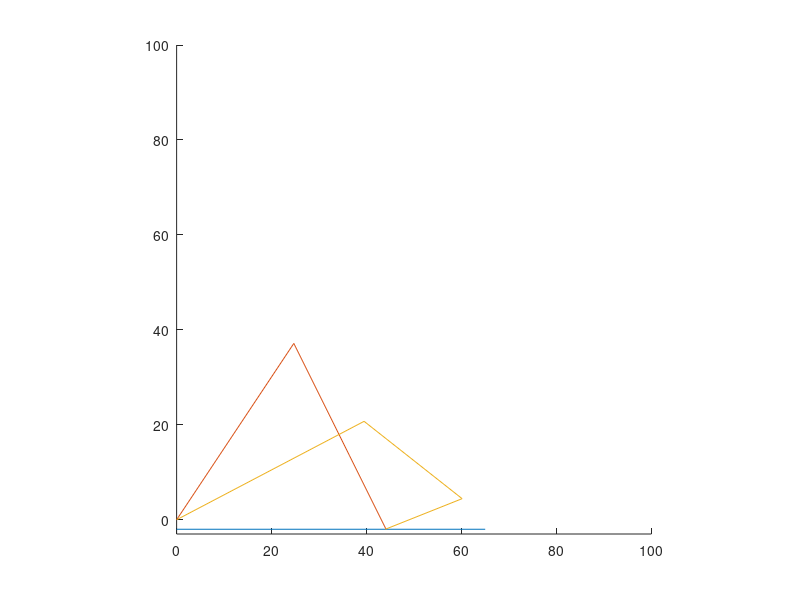
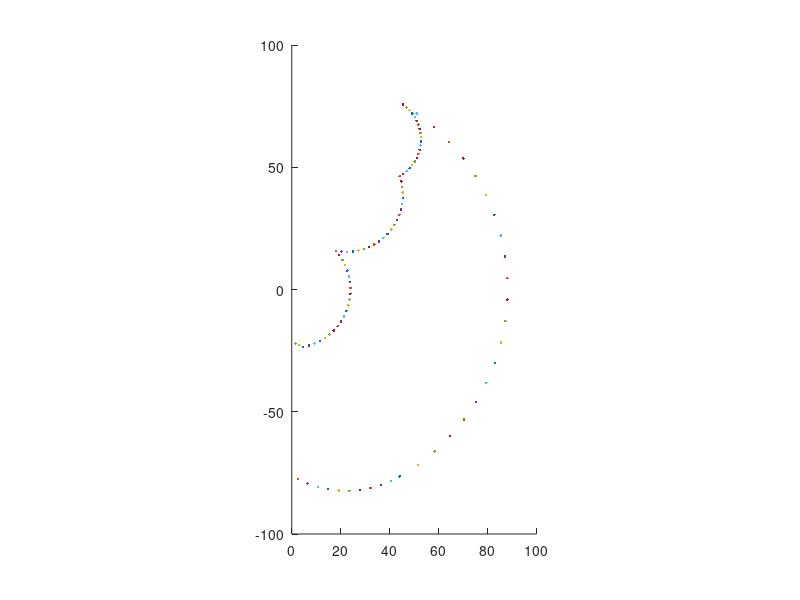

These charts were generated, in order, by the following MATLAB code:
1;

% Start of Global Script
global len_prox = 44.6;
global len_inter = 26.3;
global len_distal = 17.4; 

global lb_angle_prox   = -pi /3;
global lb_angle_inter  = -2*pi/3;
global lb_angle_distal = -2*pi/3;

global ub_angle_prox   = pi/3;
global ub_angle_inter  = 0;
global ub_angle_distal = 0;

global error_margin = 0.1;


% Clamp functions as expected
function f = clamp(angle, min, max)
  f=angle;
  if(angle<min) f=min;
  elseif(angle>max) f=max; endif
endfunction

function T = rotateJoint(angle,length,lb,ub)
  angle = clamp(angle,lb,ub);
  T = [ cos(angle), -sin(angle), 0, length*cos(angle);
        sin(angle),  cos(angle), 0, length*sin(angle);
                 0,           0, 1,                 0;
                 0,           0, 0,                 1];
endfunction

% Works as expected
function inv_j = calcInvJacobian(len_prox, len_inter, len_distal, angle_prox, angle_inter)

  j = [-len_prox*sin(angle_prox )-len_inter*sin(angle_prox + angle_inter)-len_distal*sin(angle_prox+(5/3)*angle_inter), -len_inter*sin(angle_prox+angle_inter)-len_prox*sin(angle_prox+(5/3)*angle_inter);
        len_prox*cos(angle_prox )+len_inter*cos(angle_prox + angle_inter)+len_distal*cos(angle_prox+(5/3)*angle_inter),  len_inter*cos(angle_prox+angle_inter)+len_distal*cos(angle_prox+(5/3)*angle_inter)]
  
  D = j(1,1)* j(2,2) - j(1,2)*j(2,1);
  inv_j = (1/D) * [j(2,2), -1*j(1,2); -1*j(2,1), j(1,1)];

endfunction

function [X,Y] = forwardKinematics(angle_prox, angle_inter, angle_distal)
  global len_prox;
  global len_inter;
  global len_distal; 

  global lb_angle_prox;
  global lb_angle_inter;
  global lb_angle_distal;

  global ub_angle_prox;
  global ub_angle_inter;
  global ub_angle_distal;

  global error_margin;

  T1 = rotateJoint(angle_prox,   len_prox,  lb_angle_prox,   ub_angle_prox);
  T2 = rotateJoint(angle_inter,  len_inter, lb_angle_inter,  ub_angle_inter);
  T3 = rotateJoint(angle_distal, len_distal,lb_angle_distal, ub_angle_distal);
  j1 = T1;
  j2 = T1*T2;
  tip= T1*T2*T3;
  X = [0,j1(1,4),j2(1,4),tip(1,4)];
  Y = [0,j1(2,4),j2(2,4),tip(2,4)];
endfunction

function K = assignment2()
  global len_prox;
  global len_inter;
  global len_distal; 

  global lb_angle_prox;
  global lb_angle_inter;
  global lb_angle_distal;

  global ub_angle_prox;
  global ub_angle_inter;
  global ub_angle_distal;

  global error_margin;

  % Visualization
  img = figure(2);
  clf;
  hold on;
  axis([0,100,-3,100],"equal");
  plot([0,65],[-2,-2]); % plots the line
  
  %forwardKinematics(0.4708, lb_angle_inter/2, lb_angle_distal)
  [X1, Y1] = forwardKinematics(0.98425, (-2*pi)/3, 0)
  [X2, Y2] = forwardKinematics(0.4835, -1.15157, (-2*pi)/3)
  plot( X1, Y1);
  plot( X2, Y2);
  hold off;  
  
endfunction

function K = assignment3()
  global len_prox;
  global len_inter;
  global len_distal; 

  global lb_angle_prox;
  global lb_angle_inter;
  global lb_angle_distal;

  global ub_angle_prox;
  global ub_angle_inter;
  global ub_angle_distal;

  global error_margin;

  % Visualization
  img2 = figure(3);
  clf;
  hold on;
  axis([0,100,-100,100],"equal");
  
  for i=lb_angle_prox:0.1:ub_angle_prox
    [X1, Y1] = forwardKinematics(i, ub_angle_inter, ub_angle_distal);
    [X2, Y2] = forwardKinematics(i, lb_angle_inter, lb_angle_distal);
     
    plot( X1(4), Y1(4));
    plot( X2(4), Y2(4));
  endfor
  
  for i=lb_angle_inter:0.1:ub_angle_inter
    [X1, Y1] = forwardKinematics(lb_angle_prox, i, ub_angle_distal);
    [X2, Y2] = forwardKinematics(ub_angle_prox, i, lb_angle_distal);
     
    plot( X1(4), Y1(4));
    plot( X2(4), Y2(4));
  endfor
  
  for i=lb_angle_distal:0.1:ub_angle_distal
    [X1, Y1] = forwardKinematics(lb_angle_prox, lb_angle_inter, i);
    [X2, Y2] = forwardKinematics(ub_angle_prox, ub_angle_inter, i);
     
    plot( X1(4), Y1(4));
    plot( X2(4), Y2(4));
  endfor
  
  
  
%  for i = -pi/3:0.1:pi/3
%    for j = -2*pi/3:0.1:2*pi/3
%        for k = -2*pi/3:0.1:2*pi/3
%            [outputx, outputy] = fingerCoords(len_prox, len_inter, len_distal, i, j, k);
%            x = [x;outputx];
%            y = [y;outputy];
%        endfor
%    endfor
%  endfor
%  scatter(x, y, 0.1)
  hold off;
endfunction

assignment2()
assignment3()
%len_prox, len_inter, len_distal, lb_angle_prox, lb_angle_inter, lb_angle_distal, ub_angle_prox, ub_angle_inter, ub_angle_distal
%
%origin = transpose([0,0,0,1]);
%target = transpose([len_prox + len_inter + 10, -2]);
%plot(target(1), target(2),
%     'marker','x','markersize',40,'color','r');
%
%currentAngleGuess = [0.1,-0.1];
%
%i = 0;
%do
%  i = i+1;
%  T01 = rotateJoint(currentAngleGuess(1), len_prox,  lb_angle_prox,   ub_angle_prox);
%  T12 = rotateJoint(currentAngleGuess(2), len_inter, lb_angle_inter,  ub_angle_inter);
%  T23 = rotateJoint((currentAngleGuess(2)*2)/3, len_distal,lb_angle_distal, ub_angle_distal);
%  j1 = T01;
%  j2 = T01*T12;
%  tip= T01*T12*T23;
%  
%  tipsx(i) = tip(1,4);
%  tipsy(i) = tip(2,4);
%  
%  theta1 = clamp(currentAngleGuess(1), lb_angle_prox, ub_angle_prox);
%  theta2 = clamp(currentAngleGuess(2), lb_angle_inter, ub_angle_inter);
%  theta3 = (2*theta2)/3
%
%  a = tip(1,4)
%  b = tip(2,4)
%
%  plot([0,j1(1,4),j2(1,4),tip(1,4)],
%       [0,j1(2,4),j2(2,4),tip(2,4)],
%       'marker','o','color','k');
%       
%  inv_J_q = calcInvJacobian(len_prox, len_inter, len_distal, currentAngleGuess(1), currentAngleGuess(2));
%  currentAngleGuess = currentAngleGuess + inv_J_q*( target - [tip(1,4);tip(2,4)] );
%  
%  error = sqrt( (target(1)-tip(1,4))^2 + (target(2)-tip(2,4))^2 );
%until((error<error_margin && tip(2,4)>-2) || i>10);
%
%i = i+1;
%
%distalJoint =  2*currentAngleGuess(2)/3 ;
%T01 = rotateJoint(currentAngleGuess(1), len_prox,  lb_angle_prox,   ub_angle_prox);
%T12 = rotateJoint(currentAngleGuess(2), len_inter, lb_angle_inter,  ub_angle_inter);
%T23 = rotateJoint(distalJoint,          len_distal,lb_angle_distal, ub_angle_distal);
%j1 = T01;
%j2 = T01*T12;
%tip= T01*T12*T23;
%tipsy(i) = tip(2,4);
%tipsx(i) = tip(1,4);
%  plot([0,j1(1,4),j2(1,4),tip(1,4)],
%       [0,j1(2,4),j2(2,4),tip(2,4)],
%       'marker','o','color','b');
%
%
%plot(tipsx,tipsy,'linestyle','-.','color','r');
%
%l1 = 44.6;
%l2 = 26.3;
%l3 = 17.4;
%
%theta1 = clamp(currentAngleGuess(1), lb_angle_prox, ub_angle_prox);
%theta2 = clamp(currentAngleGuess(2), lb_angle_inter, ub_angle_inter);
%theta3 = (2*theta2)/3
%
%a = tip(1,4)
%b = tip(2,4)
%
%x = l1*cos(theta1) + l3*cos((2*theta2)/3)*(cos(theta1)*cos(theta2) - sin(theta1)*sin(theta2)) - l3*sin((2*theta2)/3)*(cos(theta1)*sin(theta2) + cos(theta2)*sin(theta1)) + l2*cos(theta1)*cos(theta2) - l2*sin(theta1)*sin(theta2) 
%y = l1*sin(theta1) + l3*cos((2*theta2)/3)*(cos(theta1)*sin(theta2) + cos(theta2)*sin(theta1)) + l3*sin((2*theta2)/3)*(cos(theta1)*cos(theta2) - sin(theta1)*sin(theta2)) + l2*cos(theta1)*sin(theta2) + l2*cos(theta2)*sin(theta1)
